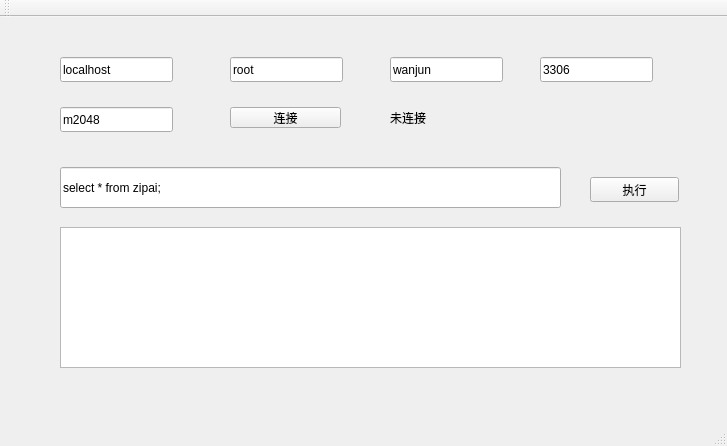
<?xml version="1.0" encoding="UTF-8"?>
<ui version="4.0">
 <class>MainWindow</class>
 <widget class="QMainWindow" name="MainWindow">
  <property name="geometry">
   <rect>
    <x>0</x>
    <y>0</y>
    <width>727</width>
    <height>446</height>
   </rect>
  </property>
  <property name="windowTitle">
   <string>MainWindow</string>
  </property>
  <widget class="QWidget" name="centralWidget">
   <widget class="QLineEdit" name="lineEditIP">
    <property name="geometry">
     <rect>
      <x>60</x>
      <y>40</y>
      <width>113</width>
      <height>25</height>
     </rect>
    </property>
    <property name="text">
     <string>localhost</string>
    </property>
   </widget>
   <widget class="QLineEdit" name="lineEditUser">
    <property name="geometry">
     <rect>
      <x>230</x>
      <y>40</y>
      <width>113</width>
      <height>25</height>
     </rect>
    </property>
    <property name="text">
     <string>root</string>
    </property>
   </widget>
   <widget class="QLineEdit" name="lineEditPassWord">
    <property name="geometry">
     <rect>
      <x>390</x>
      <y>40</y>
      <width>113</width>
      <height>25</height>
     </rect>
    </property>
    <property name="text">
     <string>wanjun</string>
    </property>
   </widget>
   <widget class="QPushButton" name="pushButtonLink">
    <property name="geometry">
     <rect>
      <x>230</x>
      <y>90</y>
      <width>111</width>
      <height>21</height>
     </rect>
    </property>
    <property name="text">
     <string>连接</string>
    </property>
   </widget>
   <widget class="QLineEdit" name="lineEditPort">
    <property name="geometry">
     <rect>
      <x>540</x>
      <y>40</y>
      <width>113</width>
      <height>25</height>
     </rect>
    </property>
    <property name="text">
     <string>3306</string>
    </property>
   </widget>
   <widget class="QLineEdit" name="lineEditDatabase">
    <property name="geometry">
     <rect>
      <x>60</x>
      <y>90</y>
      <width>113</width>
      <height>25</height>
     </rect>
    </property>
    <property name="text">
     <string>m2048</string>
    </property>
   </widget>
   <widget class="QLabel" name="labelState">
    <property name="geometry">
     <rect>
      <x>390</x>
      <y>90</y>
      <width>71</width>
      <height>21</height>
     </rect>
    </property>
    <property name="text">
     <string>未连接</string>
    </property>
   </widget>
   <widget class="QLineEdit" name="lineEditSql">
    <property name="geometry">
     <rect>
      <x>60</x>
      <y>150</y>
      <width>501</width>
      <height>41</height>
     </rect>
    </property>
    <property name="text">
     <string>select * from zipai;</string>
    </property>
   </widget>
   <widget class="QPushButton" name="pushButtonExec">
    <property name="geometry">
     <rect>
      <x>590</x>
      <y>160</y>
      <width>89</width>
      <height>25</height>
     </rect>
    </property>
    <property name="text">
     <string>执行</string>
    </property>
   </widget>
   <widget class="QPlainTextEdit" name="plainTextEditResult">
    <property name="geometry">
     <rect>
      <x>60</x>
      <y>210</y>
      <width>621</width>
      <height>141</height>
     </rect>
    </property>
   </widget>
   <widget class="QLabel" name="labelCount">
    <property name="geometry">
     <rect>
      <x>610</x>
      <y>360</y>
      <width>67</width>
      <height>17</height>
     </rect>
    </property>
    <property name="text">
     <string/>
    </property>
   </widget>
  </widget>
  <widget class="QMenuBar" name="menuBar">
   <property name="geometry">
    <rect>
     <x>0</x>
     <y>0</y>
     <width>727</width>
     <height>22</height>
    </rect>
   </property>
  </widget>
  <widget class="QToolBar" name="mainToolBar">
   <attribute name="toolBarArea">
    <enum>TopToolBarArea</enum>
   </attribute>
   <attribute name="toolBarBreak">
    <bool>false</bool>
   </attribute>
  </widget>
  <widget class="QStatusBar" name="statusBar"/>
 </widget>
 <layoutdefault spacing="6" margin="11"/>
 <resources/>
 <connections/>
</ui>
